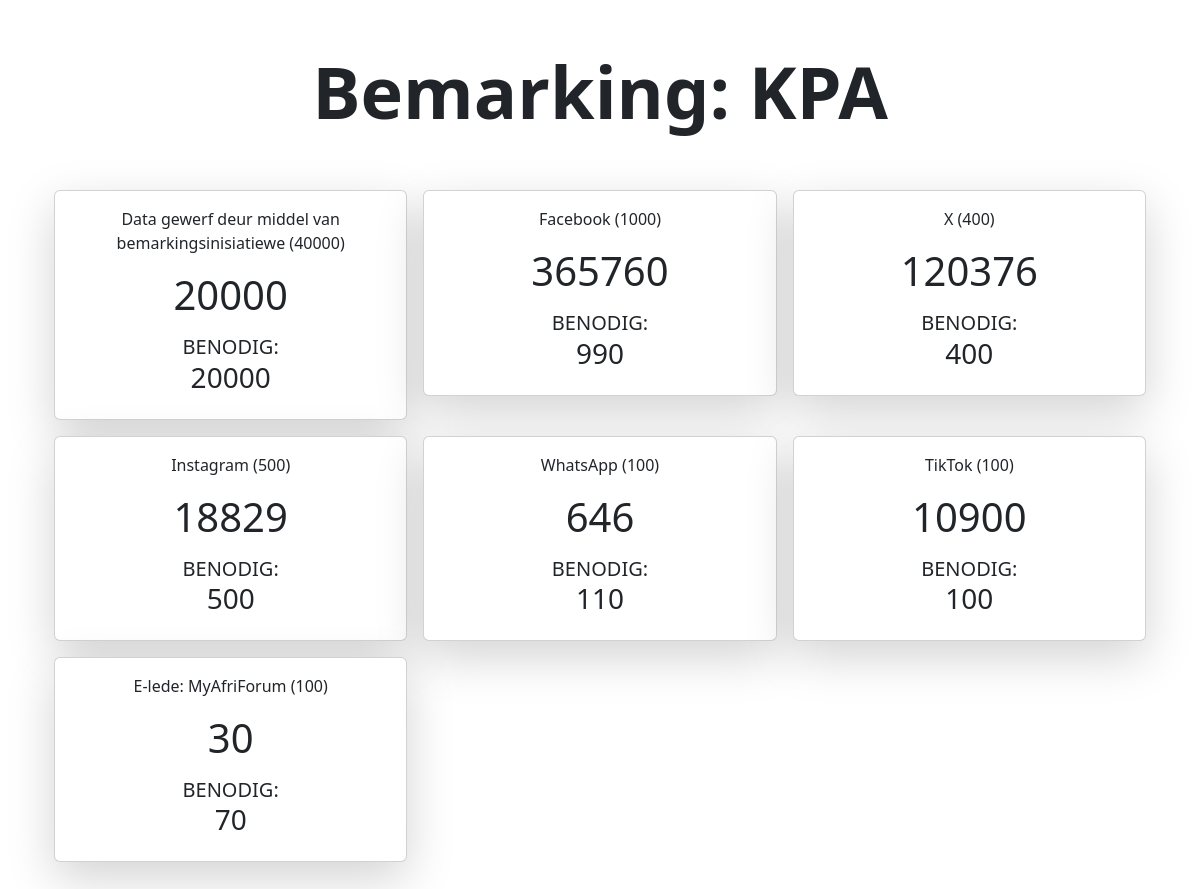
/dashboard/Maart/, run on the app's committed database.
### data/models.py (models this page shows, shortened)
class Data(models.Model):
    maand = models.ForeignKey(DataMaand, on_delete=models.CASCADE)
    kpa = models.ForeignKey(
        KPA,
        on_delete=models.CASCADE,  # Or another on_delete behavior that suits your requirement
        null=True,
        blank=True,
        verbose_name='KPA'
    )
    begin = models.IntegerField(default=0)
    data = models.IntegerField()

class KPA(models.Model):
    jaar = models.CharField(max_length=4)
    naam = models.CharField(max_length=264)
    target = models.IntegerField()
    def __str__(self):
        return self.naam

### data/views.py (the view)
# urls.py: path('dashboard/<str:maand_naam>/', Data_View, name='Dashboard'),
def Data_View(request, maand_naam):
    data_maand = get_object_or_404(DataMaand, maand=maand_naam)
    data = data_maand.data_set.all()
    return render(request, 'data/index.html', {'data': data})

### templates/data/index.html (shortened to what this page needs)
{% load l10n %}
<!doctype html>
<html lang="en">
  <head>
    <link href="https://cdn.jsdelivr.net/npm/bootstrap@5.2.3/dist/css/bootstrap.min.css" rel="stylesheet">
  </head>
  <body>
    <div class="container">
        <div class="row">
            <div class="album py-5">
    <div class="container">
        <h1 class="display-2" style="font-weight: bold;text-align: center">Bemarking: KPA</h1><br><br>
      <div class="row row-cols-1 row-cols-sm-2 row-cols-md-3 g-3">
  {% for d in data %}
        <div class="col">
          <div class="card shadow-lg">
            <div class="card-body" style="text-align: center">
              <p class="card-text">{{d.kpa}} ({{d.kpa.target}})</p>
              <h1>{{d.data|localize}}</h1>
              <h3><small style="font-size: 20px;text-transform: uppercase">Benodig:</small><br><span id="totaal_{{d.id}}"></span>
              </h3>
            </div>
          </div>
        </div>
        {% endfor %}
      </div>
    </div>
  </div>
        </div>
    </div>
  </body>
</html>

### data on the page
Data: kpa "Data gewerf deur middel van bemarkingsinisiatiewe", kpa.target "40000", data "20000"
Data: kpa "Facebook", kpa.target "1000", data "365760"
Data: kpa "X", kpa.target "400", data "120376"
Data: kpa "Instagram", kpa.target "500", data "18829"
Data: kpa "WhatsApp", kpa.target "100", data "646"
Data: kpa "TikTok", kpa.target "100", data "10900"
Data: kpa "E-lede: MyAfriForum", kpa.target "100", data "30"
